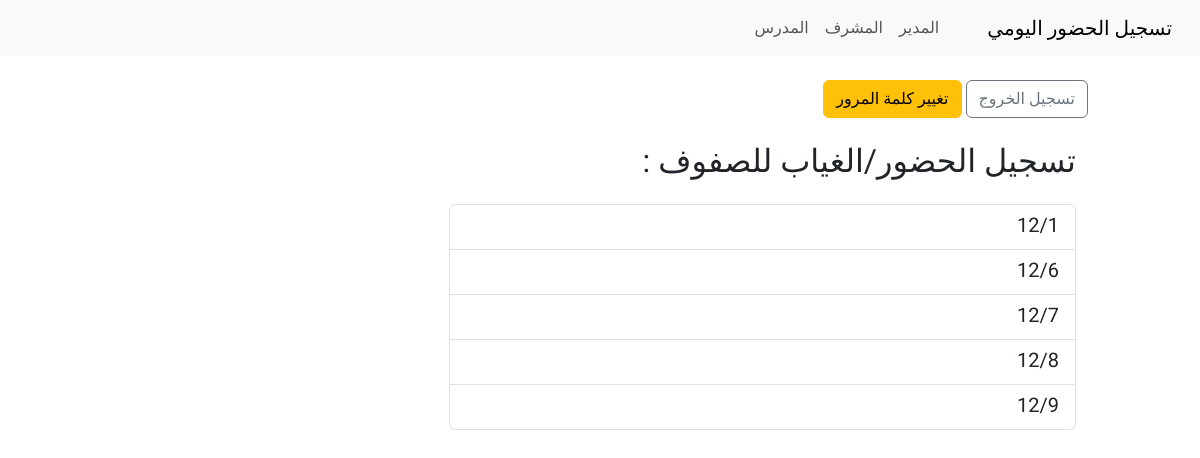
Page /teacher/classes (signed in) on the committed database.
### tables this page shows
CREATE TABLE school_class (
	id INTEGER NOT NULL, 
	name VARCHAR(120) NOT NULL, 
	PRIMARY KEY (id)
);

### app.py (the view)
@app.route('/teacher/classes')
@login_required
def teacher_classes():
    if current_user.role != 'teacher':
        flash('Unauthorized', 'danger')
        return redirect(url_for('index'))
    conn = get_db()
    tid = int(current_user.get_id())
    rows = conn.execute("SELECT c.* FROM teacher_subject ts JOIN school_class c ON ts.class_id = c.id WHERE ts.teacher_id = ? ORDER BY c.name", (tid,)).fetchall()
    classes = [RowObject(r) for r in rows]
    if not classes:
        urow = conn.execute("SELECT classes FROM user WHERE id = ?", (tid,)).fetchone()
        if urow and urow['classes']:
            for cid in str(urow['classes']).split(','):
                cid = cid.strip()
                if not cid:
                    continue
                crow = conn.execute("SELECT * FROM school_class WHERE id = ?", (cid,)).fetchone()
                if crow:
                    classes.append(RowObject(crow))
    return render_template('teacher_classes.html', classes=classes)

### app.py (called while the page is built)
def get_db():
    db_conn = getattr(g, '_database', None)
    if db_conn is None:
        db_conn = sqlite3.connect(DATABASE, detect_types=sqlite3.PARSE_DECLTYPES)
        db_conn.row_factory = sqlite3.Row
        g._database = db_conn
    return db_conn

@login_manager.user_loader
def load_user(user_id):
    conn = get_db()
    row = conn.execute("SELECT * FROM user WHERE id = ?", (int(user_id),)).fetchone()
    return SimpleUser(row) if row else None

    def __getattr__(self, name):
        try:
            return self._r[name]
        except Exception:
            raise AttributeError(name)

    def get_id(self):
        return str(self.id)

### templates/teacher_classes.html (shortened to what this page needs)
{% extends 'layout.html' %}
{% block content %}
<div class="mt-3">
  <a href="{{ url_for('logout') }}" class="btn btn-outline-secondary">
     تسجيل الخروج
  </a>
  <a href="{{ url_for('change_password') }}" class="btn btn-warning">
     تغيير كلمة المرور
  </a>
</div>
<div class="container mt-4">
  <div class="row">
    <div class="col-md-8 offset-md-2">
      <h2 class="mb-4">تسجيل الحضور/الغياب للصفوف : </h2>
      {% if classes %}
      <div class="list-group">
        {% for c in classes %}
        <a href="{{ url_for('teacher_select_class', class_id=c.id) }}" class="list-group-item list-group-item-action">
          <div class="d-flex w-100 justify-content-between align-items-center">
            <h5 class="mb-1">{{ c.name }}</h5>
          </div>
        </a>
        {% endfor %}
      </div>
      {% else %}
      <div class="alert alert-info">
        <i class="bi bi-info-circle"></i> لا توجد صفوف مسندة إليك حالياً
      </div>
      {% endif %}
    </div>
  </div>
</div>
{% endblock %}

### static/css/style.css (style rules this page uses)
body { font-family: 'Tajawal', Tahoma, Geneva, Verdana, sans-serif; }
.container { max-width: 1000px; }

### rows in the picture
school_class: name "12/1"
school_class: name "12/6"
school_class: name "12/7"
school_class: name "12/8"
school_class: name "12/9"
